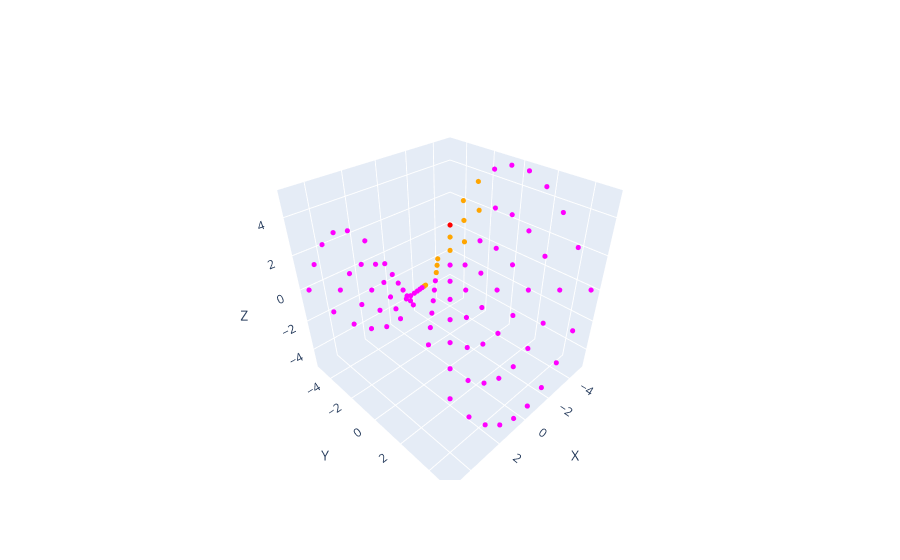

Source (notebook cell):
### Code cell
fig = new_fig()

add_points(points, fig, 'magenta')

add_point(points[0], fig, 'red')

for neighbor_index in k_near_neighbors[0]:
    add_point(points[neighbor_index], fig, 'orange')

fig.show()

### Figure 1 — Plotly figure (JSON) as saved in the notebook; plotly's stock layout.template omitted (floating-point values rounded to 4 significant figures)
{"data": [{"marker": {"color": "magenta", "size": 3}, "mode": "markers", "type": "scatter3d", "x": [-5], "y": [-5], "z": [0]}, {"marker": {"color": "magenta", "size": 3}, "mode": "markers", "type": "scatter3d", "x": [-3.889], "y": [-5], "z": [-2.0]}, {"marker": {"color": "magenta", "size": 3}, "mode": "markers", "type": "scatter3d", "x": [-2.778], "y": [-5], "z": [-3.5]}, {"marker": {"color": "magenta", "size": 3}, "mode": "markers", "type": "scatter3d", "x": [-1.667], "y": [-5], "z": [-4.5]}, {"marker": {"color": "magenta", "size": 3}, "mode": "markers", "type": "scatter3d", "x": [-0.5556], "y": [-5], "z": [-5]}, {"marker": {"color": "magenta", "size": 3}, "mode": "markers", "type": "scatter3d", "x": [0.5556], "y": [-5], "z": [-5]}, {"marker": {"color": "magenta", "size": 3}, "mode": "markers", "type": "scatter3d", "x": [1.667], "y": [-5], "z": [-4.5]}, {"marker": {"color": "magenta", "size": 3}, "mode": "markers", "type": "scatter3d", "x": [2.778], "y": [-5], "z": [-3.5]}, {"marker": {"color": "magenta", "size": 3}, "mode": "markers", "type": "scatter3d", "x": [3.889], "y": [-5], "z": [-2.0]}, {"marker": {"color": "magenta", "size": 3}, "mode": "markers", "type": "scatter3d", "x": [5], "y": [-5], "z": [0]}, {"marker": {"color": "magenta", "size": 3}, "mode": "markers", "type": "scatter3d", "x": [-5], "y": [-3.889], "z": [2.0]}, {"marker": {"color": "magenta", "size": 3}, "mode": "markers", "type": "scatter3d", "x": [-3.889], "y": [-3.889], "z": [0]}, {"marker": {"color": "magenta", "size": 3}, "mode": "markers", "type": "scatter3d", "x": [-2.778], "y": [-3.889], "z": [-1.5]}, {"marker": {"color": "magenta", "size": 3}, "mode": "markers", "type": "scatter3d", "x": [-1.667], "y": [-3.889], "z": [-2.5]}, {"marker": {"color": "magenta", "size": 3}, "mode": "markers", "type": "scatter3d", "x": [-0.5556], "y": [-3.889], "z": [-3]}, {"marker": {"color": "magenta", "size": 3}, "mode": "markers", "type": "scatter3d", "x": [0.5556], "y": [-3.889], "z": [-3]}, {"marker": {"color": "magenta", "size": 3}, "mode": "markers", "type": "scatter3d", "x": [1.667], "y": [-3.889], "z": [-2.5]}, {"marker": {"color": "magenta", "size": 3}, "mode": "markers", "type": "scatter3d", "x": [2.778], "y": [-3.889], "z": [-1.5]}, {"marker": {"color": "magenta", "size": 3}, "mode": "markers", "type": "scatter3d", "x": [3.889], "y": [-3.889], "z": [7.194e-16]}, {"marker": {"color": "magenta", "size": 3}, "mode": "markers", "type": "scatter3d", "x": [5], "y": [-3.889], "z": [2.0]}, {"marker": {"color": "magenta", "size": 3}, "mode": "markers", "type": "scatter3d", "x": [-5], "y": [-2.778], "z": [3.5]}, {"marker": {"color": "magenta", "size": 3}, "mode": "markers", "type": "scatter3d", "x": [-3.889], "y": [-2.778], "z": [1.5]}, {"marker": {"color": "magenta", "size": 3}, "mode": "markers", "type": "scatter3d", "x": [-2.778], "y": [-2.778], "z": [0]}, {"marker": {"color": "magenta", "size": 3}, "mode": "markers", "type": "scatter3d", "x": [-1.667], "y": [-2.778], "z": [-1.0]}, {"marker": {"color": "magenta", "size": 3}, "mode": "markers", "type": "scatter3d", "x": [-0.5556], "y": [-2.778], "z": [-1.5]}, {"marker": {"color": "magenta", "size": 3}, "mode": "markers", "type": "scatter3d", "x": [0.5556], "y": [-2.778], "z": [-1.5]}, {"marker": {"color": "magenta", "size": 3}, "mode": "markers", "type": "scatter3d", "x": [1.667], "y": [-2.778], "z": [-1.0]}, {"marker": {"color": "magenta", "size": 3}, "mode": "markers", "type": "scatter3d", "x": [2.778], "y": [-2.778], "z": [8.993e-16]}, {"marker": {"color": "magenta", "size": 3}, "mode": "markers", "type": "scatter3d", "x": [3.889], "y": [-2.778], "z": [1.5]}, {"marker": {"color": "magenta", "size": 3}, "mode": "markers", "type": "scatter3d", "x": [5], "y": [-2.778], "z": [3.5]}, {"marker": {"color": "magenta", "size": 3}, "mode": "markers", "type": "scatter3d", "x": [-5], "y": [-1.667], "z": [4.5]}, {"marker": {"color": "magenta", "size": 3}, "mode": "markers", "type": "scatter3d", "x": [-3.889], "y": [-1.667], "z": [2.5]}, {"marker": {"color": "magenta", "size": 3}, "mode": "markers", "type": "scatter3d", "x": [-2.778], "y": [-1.667], "z": [1.0]}, {"marker": {"color": "magenta", "size": 3}, "mode": "markers", "type": "scatter3d", "x": [-1.667], "y": [-1.667], "z": [0]}, {"marker": {"color": "magenta", "size": 3}, "mode": "markers", "type": "scatter3d", "x": [-0.5556], "y": [-1.667], "z": [-0.5]}, {"marker": {"color": "magenta", "size": 3}, "mode": "markers", "type": "scatter3d", "x": [0.5556], "y": [-1.667], "z": [-0.5]}, {"marker": {"color": "magenta", "size": 3}, "mode": "markers", "type": "scatter3d", "x": [1.667], "y": [-1.667], "z": [2.698e-16]}, {"marker": {"color": "magenta", "size": 3}, "mode": "markers", "type": "scatter3d", "x": [2.778], "y": [-1.667], "z": [1.0]}, {"marker": {"color": "magenta", "size": 3}, "mode": "markers", "type": "scatter3d", "x": [3.889], "y": [-1.667], "z": [2.5]}, {"marker": {"color": "magenta", "size": 3}, "mode": "markers", "type": "scatter3d", "x": [5], "y": [-1.667], "z": [4.5]}, {"marker": {"color": "magenta", "size": 3}, "mode": "markers", "type": "scatter3d", "x": [-5], "y": [-0.5556], "z": [5]}, {"marker": {"color": "magenta", "size": 3}, "mode": "markers", "type": "scatter3d", "x": [-3.889], "y": [-0.5556], "z": [3]}, {"marker": {"color": "magenta", "size": 3}, "mode": "markers", "type": "scatter3d", "x": [-2.778], "y": [-0.5556], "z": [1.5]}, {"marker": {"color": "magenta", "size": 3}, "mode": "markers", "type": "scatter3d", "x": [-1.667], "y": [-0.5556], "z": [0.5]}, {"marker": {"color": "magenta", "size": 3}, "mode": "markers", "type": "scatter3d", "x": [-0.5556], "y": [-0.5556], "z": [0]}, {"marker": {"color": "magenta", "size": 3}, "mode": "markers", "type": "scatter3d", "x": [0.5556], "y": [-0.5556], "z": [0]}, {"marker": {"color": "magenta", "size": 3}, "mode": "markers", "type": "scatter3d", "x": [1.667], "y": [-0.5556], "z": [0.5]}, {"marker": {"color": "magenta", "size": 3}, "mode": "markers", "type": "scatter3d", "x": [2.778], "y": [-0.5556], "z": [1.5]}, {"marker": {"color": "magenta", "size": 3}, "mode": "markers", "type": "scatter3d", "x": [3.889], "y": [-0.5556], "z": [3.0]}, {"marker": {"color": "magenta", "size": 3}, "mode": "markers", "type": "scatter3d", "x": [5], "y": [-0.5556], "z": [5]}, {"marker": {"color": "magenta", "size": 3}, "mode": "markers", "type": "scatter3d", "x": [-5], "y": [0.5556], "z": [5]}, {"marker": {"color": "magenta", "size": 3}, "mode": "markers", "type": "scatter3d", "x": [-3.889], "y": [0.5556], "z": [3]}, {"marker": {"color": "magenta", "size": 3}, "mode": "markers", "type": "scatter3d", "x": [-2.778], "y": [0.5556], "z": [1.5]}, {"marker": {"color": "magenta", "size": 3}, "mode": "markers", "type": "scatter3d", "x": [-1.667], "y": [0.5556], "z": [0.5]}, {"marker": {"color": "magenta", "size": 3}, "mode": "markers", "type": "scatter3d", "x": [-0.5556], "y": [0.5556], "z": [0]}, {"marker": {"color": "magenta", "size": 3}, "mode": "markers", "type": "scatter3d", "x": [0.5556], "y": [0.5556], "z": [0]}, {"marker": {"color": "magenta", "size": 3}, "mode": "markers", "type": "scatter3d", "x": [1.667], "y": [0.5556], "z": [0.5]}, {"marker": {"color": "magenta", "size": 3}, "mode": "markers", "type": "scatter3d", "x": [2.778], "y": [0.5556], "z": [1.5]}, {"marker": {"color": "magenta", "size": 3}, "mode": "markers", "type": "scatter3d", "x": [3.889], "y": [0.5556], "z": [3.0]}, {"marker": {"color": "magenta", "size": 3}, "mode": "markers", "type": "scatter3d", "x": [5], "y": [0.5556], "z": [5]}, {"marker": {"color": "magenta", "size": 3}, "mode": "markers", "type": "scatter3d", "x": [-5], "y": [1.667], "z": [4.5]}, {"marker": {"color": "magenta", "size": 3}, "mode": "markers", "type": "scatter3d", "x": [-3.889], "y": [1.667], "z": [2.5]}, {"marker": {"color": "magenta", "size": 3}, "mode": "markers", "type": "scatter3d", "x": [-2.778], "y": [1.667], "z": [1.0]}, {"marker": {"color": "magenta", "size": 3}, "mode": "markers", "type": "scatter3d", "x": [-1.667], "y": [1.667], "z": [-2.698e-16]}, {"marker": {"color": "magenta", "size": 3}, "mode": "markers", "type": "scatter3d", "x": [-0.5556], "y": [1.667], "z": [-0.5]}, {"marker": {"color": "magenta", "size": 3}, "mode": "markers", "type": "scatter3d", "x": [0.5556], "y": [1.667], "z": [-0.5]}, {"marker": {"color": "magenta", "size": 3}, "mode": "markers", "type": "scatter3d", "x": [1.667], "y": [1.667], "z": [0]}, {"marker": {"color": "magenta", "size": 3}, "mode": "markers", "type": "scatter3d", "x": [2.778], "y": [1.667], "z": [1.0]}, {"marker": {"color": "magenta", "size": 3}, "mode": "markers", "type": "scatter3d", "x": [3.889], "y": [1.667], "z": [2.5]}, {"marker": {"color": "magenta", "size": 3}, "mode": "markers", "type": "scatter3d", "x": [5], "y": [1.667], "z": [4.5]}, {"marker": {"color": "magenta", "size": 3}, "mode": "markers", "type": "scatter3d", "x": [-5], "y": [2.778], "z": [3.5]}, {"marker": {"color": "magenta", "size": 3}, "mode": "markers", "type": "scatter3d", "x": [-3.889], "y": [2.778], "z": [1.5]}, {"marker": {"color": "magenta", "size": 3}, "mode": "markers", "type": "scatter3d", "x": [-2.778], "y": [2.778], "z": [-8.993e-16]}, {"marker": {"color": "magenta", "size": 3}, "mode": "markers", "type": "scatter3d", "x": [-1.667], "y": [2.778], "z": [-1.0]}, {"marker": {"color": "magenta", "size": 3}, "mode": "markers", "type": "scatter3d", "x": [-0.5556], "y": [2.778], "z": [-1.5]}, {"marker": {"color": "magenta", "size": 3}, "mode": "markers", "type": "scatter3d", "x": [0.5556], "y": [2.778], "z": [-1.5]}, {"marker": {"color": "magenta", "size": 3}, "mode": "markers", "type": "scatter3d", "x": [1.667], "y": [2.778], "z": [-1.0]}, {"marker": {"color": "magenta", "size": 3}, "mode": "markers", "type": "scatter3d", "x": [2.778], "y": [2.778], "z": [0]}, {"marker": {"color": "magenta", "size": 3}, "mode": "markers", "type": "scatter3d", "x": [3.889], "y": [2.778], "z": [1.5]}, {"marker": {"color": "magenta", "size": 3}, "mode": "markers", "type": "scatter3d", "x": [5], "y": [2.778], "z": [3.5]}, {"marker": {"color": "magenta", "size": 3}, "mode": "markers", "type": "scatter3d", "x": [-5], "y": [3.889], "z": [2.0]}, {"marker": {"color": "magenta", "size": 3}, "mode": "markers", "type": "scatter3d", "x": [-3.889], "y": [3.889], "z": [-7.194e-16]}, {"marker": {"color": "magenta", "size": 3}, "mode": "markers", "type": "scatter3d", "x": [-2.778], "y": [3.889], "z": [-1.5]}, {"marker": {"color": "magenta", "size": 3}, "mode": "markers", "type": "scatter3d", "x": [-1.667], "y": [3.889], "z": [-2.5]}, {"marker": {"color": "magenta", "size": 3}, "mode": "markers", "type": "scatter3d", "x": [-0.5556], "y": [3.889], "z": [-3.0]}, {"marker": {"color": "magenta", "size": 3}, "mode": "markers", "type": "scatter3d", "x": [0.5556], "y": [3.889], "z": [-3.0]}, {"marker": {"color": "magenta", "size": 3}, "mode": "markers", "type": "scatter3d", "x": [1.667], "y": [3.889], "z": [-2.5]}, {"marker": {"color": "magenta", "size": 3}, "mode": "markers", "type": "scatter3d", "x": [2.778], "y": [3.889], "z": [-1.5]}, {"marker": {"color": "magenta", "size": 3}, "mode": "markers", "type": "scatter3d", "x": [3.889], "y": [3.889], "z": [0]}, {"marker": {"color": "magenta", "size": 3}, "mode": "markers", "type": "scatter3d", "x": [5], "y": [3.889], "z": [2.0]}, {"marker": {"color": "magenta", "size": 3}, "mode": "markers", "type": "scatter3d", "x": [-5], "y": [5], "z": [0]}, {"marker": {"color": "magenta", "size": 3}, "mode": "markers", "type": "scatter3d", "x": [-3.889], "y": [5], "z": [-2.0]}, {"marker": {"color": "magenta", "size": 3}, "mode": "markers", "type": "scatter3d", "x": [-2.778], "y": [5], "z": [-3.5]}, {"marker": {"color": "magenta", "size": 3}, "mode": "markers", "type": "scatter3d", "x": [-1.667], "y": [5], "z": [-4.5]}, {"marker": {"color": "magenta", "size": 3}, "mode": "markers", "type": "scatter3d", "x": [-0.5556], "y": [5], "z": [-5]}, {"marker": {"color": "magenta", "size": 3}, "mode": "markers", "type": "scatter3d", "x": [0.5556], "y": [5], "z": [-5]}, {"marker": {"color": "magenta", "size": 3}, "mode": "markers", "type": "scatter3d", "x": [1.667], "y": [5], "z": [-4.5]}, {"marker": {"color": "magenta", "size": 3}, "mode": "markers", "type": "scatter3d", "x": [2.778], "y": [5], "z": [-3.5]}, {"marker": {"color": "magenta", "size": 3}, "mode": "markers", "type": "scatter3d", "x": [3.889], "y": [5], "z": [-2.0]}, {"marker": {"color": "magenta", "size": 3}, "mode": "markers", "type": "scatter3d", "x": [5], "y": [5], "z": [0]}, {"marker": {"color": "red", "size": 3}, "mode": "markers", "type": "scatter3d", "x": [-5], "y": [-5], "z": [0]}, {"marker": {"color": "orange", "size": 3}, "mode": "markers", "type": "scatter3d", "x": [-3.889], "y": [-5], "z": [-2.0]}, {"marker": {"color": "orange", "size": 3}, "mode": "markers", "type": "scatter3d", "x": [-2.778], "y": [-5], "z": [-3.5]}, {"marker": {"color": "orange", "size": 3}, "mode": "markers", "type": "scatter3d", "x": [-2.778], "y": [-1.667], "z": [1.0]}, {"marker": {"color": "orange", "size": 3}, "mode": "markers", "type": "scatter3d", "x": [-5], "y": [-3.889], "z": [2.0]}, {"marker": {"color": "orange", "size": 3}, "mode": "markers", "type": "scatter3d", "x": [-3.889], "y": [-3.889], "z": [0]}, {"marker": {"color": "orange", "size": 3}, "mode": "markers", "type": "scatter3d", "x": [-2.778], "y": [-3.889], "z": [-1.5]}, {"marker": {"color": "orange", "size": 3}, "mode": "markers", "type": "scatter3d", "x": [-1.667], "y": [-3.889], "z": [-2.5]}, {"marker": {"color": "orange", "size": 3}, "mode": "markers", "type": "scatter3d", "x": [-5], "y": [-2.778], "z": [3.5]}, {"marker": {"color": "orange", "size": 3}, "mode": "markers", "type": "scatter3d", "x": [-3.889], "y": [-2.778], "z": [1.5]}, {"marker": {"color": "orange", "size": 3}, "mode": "markers", "type": "scatter3d", "x": [-2.778], "y": [-2.778], "z": [0]}, {"marker": {"color": "orange", "size": 3}, "mode": "markers", "type": "scatter3d", "x": [-1.667], "y": [-2.778], "z": [-1.0]}, {"marker": {"color": "orange", "size": 3}, "mode": "markers", "type": "scatter3d", "x": [-3.889], "y": [-1.667], "z": [2.5]}], "layout": {"scene": {"xaxis": {"title": {"text": "X"}}, "yaxis": {"title": {"text": "Y"}}, "zaxis": {"title": {"text": "Z"}}}, "showlegend": false}}
